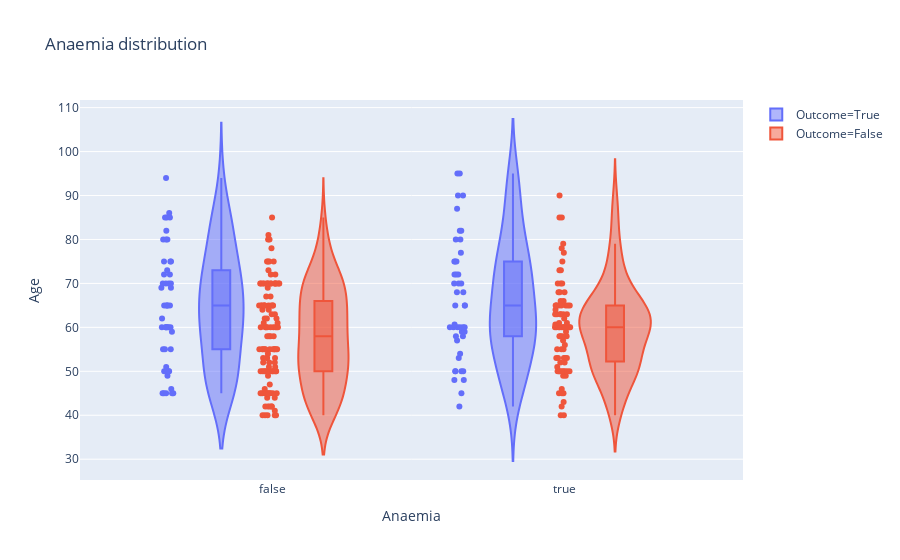

The code cell stored with this chart in its notebook:
### Markdown cell above
# What is age distribution of Anaemic and Non-Anaemic patients considering their survival?

### Code cell
fig=px.violin(df,x=df['Anaemia'],y=df['Age'],color='Outcome',points='all',box=True,title='Anaemia distribution')
fig.show()

### Figure 1 — Plotly figure (JSON) as saved in the notebook; plotly's stock layout.template omitted (floating-point values rounded to 4 significant figures; data arrays with more than 128 entries replaced by an {"elided": "..."} marker saying what was removed)
{"data": [{"box": {"visible": true}, "hovertemplate": "Outcome=True<br>Anaemia=%{x}<br>Age=%{y}", "showlegend": true, "legendgroup": "Outcome=True", "name": "Outcome=True", "yaxis": "y", "x0": " ", "y": [75, 55, 65, 50, 65, 90, 75, 60, 65, 80, 75, 62, 45, 50, 82, 87, 45, 70, 48, 65, 68, 75, 80, 95, 70, 58, 82, 94, 85, 50, 65, 69, 90, 82, 60, 70, 50, 70, 60, 50, 51, 60, 80, 57, 68, 53, 60, 70, 60, 95, 49, 72, 45, 50, 45, 60, 42, 72, 70, 65, 85, 69, 60, 60, 59, 60, 72, 85, 70, 86, 60, 46, 80, 72, 75, 72, 50, 45, 80, 59, 59, 65, 75, 58, 60.67, 50, 60, 45, 77, 48, 54, 73, 60, 55, 65, 55], "hoverlabel": {"namelength": 0}, "points": "all", "offsetgroup": "Outcome=True", "xaxis": "x", "y0": " ", "marker": {"color": "#636efa"}, "x": [false, false, false, true, true, true, true, true, false, true, true, false, true, true, true, true, false, true, true, true, true, false, false, true, false, true, false, false, false, true, false, false, true, true, false, false, false, false, true, false, false, false, true, true, true, true, false, true, true, true, false, false, false, false, false, false, true, true, false, false, false, false, true, true, true, true, true, false, true, false, false, false, false, true, true, false, true, false, false, false, true, false, false, true, true, false, false, false, true, true, true, false, false, false, true, false], "alignmentgroup": "True", "type": "violin", "scalegroup": "True", "orientation": "v"}, {"box": {"visible": true}, "hovertemplate": "Outcome=False<br>Anaemia=%{x}<br>Age=%{y}", "showlegend": true, "legendgroup": "Outcome=False", "name": "Outcome=False", "yaxis": "y", "x0": " ", "y": {"elided": "203 float values"}, "hoverlabel": {"namelength": 0}, "points": "all", "offsetgroup": "Outcome=False", "xaxis": "x", "y0": " ", "marker": {"color": "#EF553B"}, "x": {"elided": "203 bool values"}, "alignmentgroup": "True", "type": "violin", "scalegroup": "True", "orientation": "v"}], "layout": {"violinmode": "group", "yaxis": {"domain": [0, 1], "anchor": "x", "title": {"text": "Age"}}, "title": {"text": "Anaemia distribution"}, "xaxis": {"domain": [0, 1], "anchor": "y", "title": {"text": "Anaemia"}}, "legend": {"tracegroupgap": 0}}}
